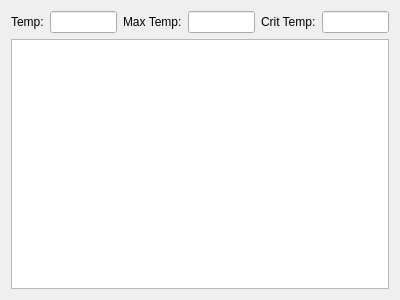
<?xml version="1.0" encoding="UTF-8"?>
<ui version="4.0">
 <class>Form</class>
 <widget class="PyDMFrame" name="Form">
  <property name="geometry">
   <rect>
    <x>0</x>
    <y>0</y>
    <width>400</width>
    <height>300</height>
   </rect>
  </property>
  <property name="windowTitle">
   <string>Form</string>
  </property>
  <layout class="QGridLayout" name="gridLayout">
   <item row="0" column="2">
    <widget class="QLabel" name="label_2">
     <property name="text">
      <string>Max Temp:</string>
     </property>
    </widget>
   </item>
   <item row="0" column="4">
    <widget class="QLabel" name="label_3">
     <property name="text">
      <string>Crit Temp:</string>
     </property>
    </widget>
   </item>
   <item row="0" column="0">
    <widget class="QLabel" name="label">
     <property name="text">
      <string>Temp:</string>
     </property>
    </widget>
   </item>
   <item row="0" column="1">
    <widget class="PyDMLineEdit" name="PyDMLineEdit">
     <property name="toolTip">
      <string/>
     </property>
     <property name="readOnly">
      <bool>true</bool>
     </property>
     <property name="showUnits" stdset="0">
      <bool>true</bool>
     </property>
     <property name="channel" stdset="0">
      <string>ca://${P}CPU_TEMP</string>
     </property>
    </widget>
   </item>
   <item row="0" column="3">
    <widget class="PyDMLineEdit" name="PyDMLineEdit_2">
     <property name="toolTip">
      <string/>
     </property>
     <property name="readOnly">
      <bool>true</bool>
     </property>
     <property name="showUnits" stdset="0">
      <bool>true</bool>
     </property>
     <property name="channel" stdset="0">
      <string>ca://${P}CPU_MAX_TEMP</string>
     </property>
    </widget>
   </item>
   <item row="0" column="5">
    <widget class="PyDMLineEdit" name="PyDMLineEdit_3">
     <property name="toolTip">
      <string/>
     </property>
     <property name="readOnly">
      <bool>true</bool>
     </property>
     <property name="showUnits" stdset="0">
      <bool>true</bool>
     </property>
     <property name="channel" stdset="0">
      <string>ca://${P}CPU_CRIT_TEMP</string>
     </property>
    </widget>
   </item>
   <item row="1" column="0" colspan="6">
    <widget class="PyDMTimePlot" name="PyDMTimePlot">
     <property name="toolTip">
      <string/>
     </property>
     <property name="yAxes">
      <stringlist>
       <string>{&quot;name&quot;: &quot;Axis 1&quot;, &quot;orientation&quot;: &quot;left&quot;, &quot;label&quot;: null, &quot;minRange&quot;: 10.0, &quot;maxRange&quot;: 110.0, &quot;autoRange&quot;: true, &quot;logMode&quot;: false}</string>
       <string>{&quot;name&quot;: &quot;Temperature (C)&quot;, &quot;orientation&quot;: &quot;left&quot;, &quot;label&quot;: null, &quot;minRange&quot;: 10.0, &quot;maxRange&quot;: 110.0, &quot;autoRange&quot;: true, &quot;logMode&quot;: false}</string>
      </stringlist>
     </property>
     <property name="curves">
      <stringlist>
       <string>{&quot;channel&quot;: &quot;ca://${P}CPU_TEMP&quot;, &quot;plot_style&quot;: null, &quot;name&quot;: &quot;CPU Temp (C)&quot;, &quot;color&quot;: &quot;white&quot;, &quot;lineStyle&quot;: 1, &quot;lineWidth&quot;: 1, &quot;symbol&quot;: null, &quot;symbolSize&quot;: 10, &quot;yAxisName&quot;: &quot;Temperature (C)&quot;, &quot;barWidth&quot;: null, &quot;upperThreshold&quot;: null, &quot;lowerThreshold&quot;: null, &quot;thresholdColor&quot;: &quot;white&quot;}</string>
      </stringlist>
     </property>
     <property name="timeSpan">
      <double>300.000000000000000</double>
     </property>
     <property name="updateInterval">
      <double>0.500000000000000</double>
     </property>
     <property name="autoRangeY">
      <bool>false</bool>
     </property>
     <property name="minYRange">
      <double>10.000000000000000</double>
     </property>
     <property name="maxYRange">
      <double>110.000000000000000</double>
     </property>
    </widget>
   </item>
  </layout>
 </widget>
 <customwidgets>
  <customwidget>
   <class>PyDMTimePlot</class>
   <extends>QGraphicsView</extends>
   <header>pydm.widgets.timeplot</header>
  </customwidget>
  <customwidget>
   <class>PyDMFrame</class>
   <extends>QFrame</extends>
   <header>pydm.widgets.frame</header>
   <container>1</container>
  </customwidget>
  <customwidget>
   <class>PyDMLineEdit</class>
   <extends>QLineEdit</extends>
   <header>pydm.widgets.line_edit</header>
  </customwidget>
 </customwidgets>
 <resources/>
 <connections/>
</ui>
